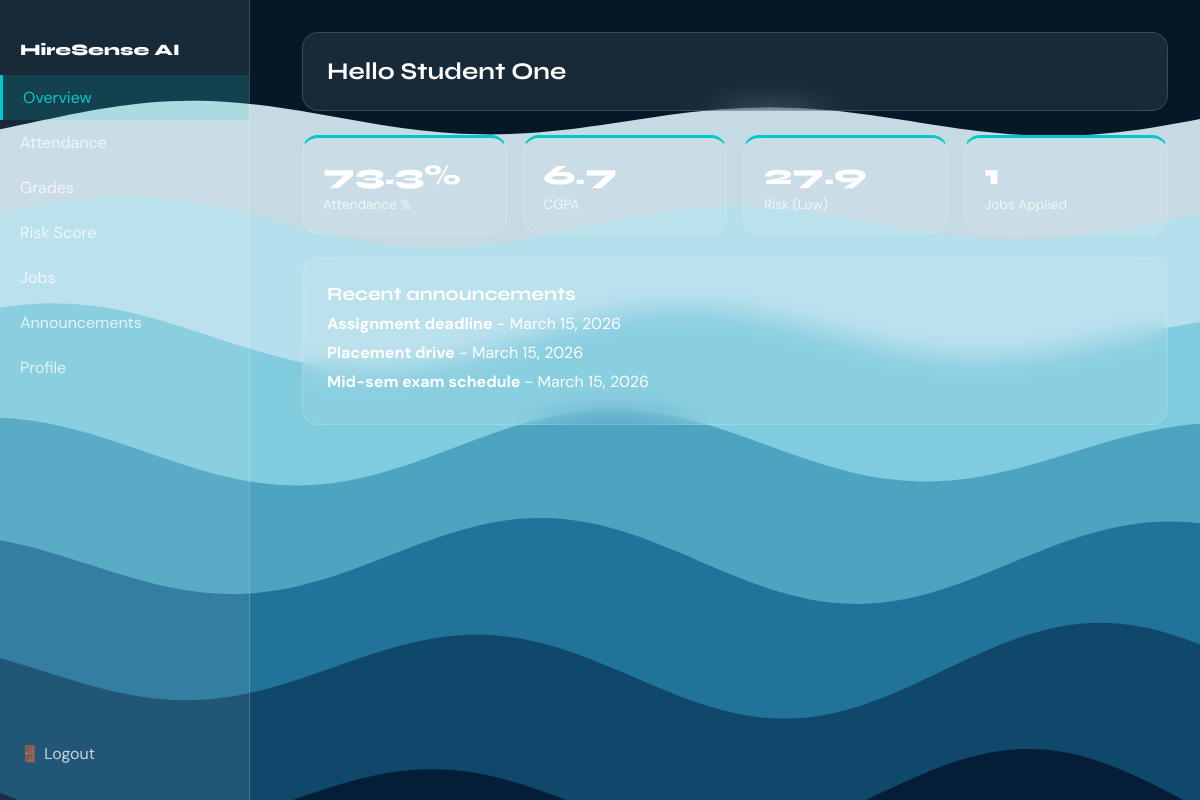
The page /student/dashboard/ (signed in) on the database its author committed.
### students/models.py (models this page shows, shortened)
class StudentProfile(models.Model):
    user = models.OneToOneField(settings.AUTH_USER_MODEL, on_delete=models.CASCADE, related_name='student_profile')
    roll_number = models.CharField(max_length=50, blank=True)
    branch = models.CharField(max_length=100, blank=True)
    year = models.IntegerField(default=1)
    semester = models.IntegerField(default=1)
    resume = models.FileField(upload_to='resumes/', blank=True, null=True)

### accounts/models.py (models this page shows, shortened)
class CustomUser(AbstractUser):
    ROLE_CHOICES = [
        ('student', 'Student'),
        ('faculty', 'Faculty'),
        ('company', 'Company'),
    ]
    role = models.CharField(max_length=20, choices=ROLE_CHOICES, default='student')
    phone = models.CharField(max_length=20, blank=True)
    profile_photo = models.ImageField(upload_to='profiles/', blank=True, null=True)
    college = models.CharField(max_length=200, blank=True)
    is_profile_complete = models.BooleanField(default=False)

### faculty/models.py (models this page shows, shortened)
class Announcement(models.Model):
    CATEGORY_CHOICES = [
        ('event', 'Event'),
        ('exam', 'Exam'),
        ('general', 'General'),
    ]
    posted_by = models.ForeignKey(settings.AUTH_USER_MODEL, on_delete=models.CASCADE, related_name='announcements')
    title = models.CharField(max_length=200)
    description = models.TextField(blank=True)
    category = models.CharField(max_length=20, choices=CATEGORY_CHOICES, default='general')
    created_at = models.DateTimeField(auto_now_add=True)
    is_active = models.BooleanField(default=True)
    class Meta:
        ordering = ['-created_at']

### students/views.py (the view)
# urls.py: path('dashboard/', views.dashboard, name='dashboard'),
@login_required
@role_required('student')
def dashboard(request):
    profile = get_student_profile(request.user)
    score, label = calculate_risk_score(profile)
    apps = JobApplication.objects.filter(applicant=request.user)
    announcements = Announcement.objects.filter(is_active=True)[:5]
    att = AttendanceRecord.objects.filter(student=profile)
    by_subject = att.values('subject').annotate(
        total=Count('id'),
        present=Count('id', filter=Q(status='present'))
    )
    total_held = sum(x['total'] for x in by_subject)
    total_att = sum(x['present'] for x in by_subject)
    attendance_pct = round((total_att / total_held * 100), 1) if total_held else 0
    grades = GradeRecord.objects.filter(student=profile)
    if grades.exists():
        cgpa = round(sum(g.total for g in grades) / grades.count() / 10, 2)
    else:
        cgpa = None
    return render(request, 'students/dashboard.html', {
        'profile': profile,
        'risk_score': score,
        'risk_label': label,
        'attendance_pct': attendance_pct,
        'cgpa': cgpa,
        'jobs_applied': apps.count(),
        'announcements': announcements,
    })

### students/models.py (called while the page is built)
    @property
    def total(self):
        return self.internal_marks + self.external_marks

### students/views.py (called while the page is built)
def get_student_profile(user):
    return get_object_or_404(StudentProfile, user=user)

### templates/students/dashboard.html
{% extends "base_dashboard.html" %}
{% block sidebar_links %}
  <a href="{% url 'students:dashboard' %}" class="active">Overview</a>
  <a href="{% url 'students:attendance' %}">Attendance</a>
  <a href="{% url 'students:grades' %}">Grades</a>
  <a href="{% url 'students:risk_score' %}">Risk Score</a>
  <a href="{% url 'students:job_board' %}">Jobs</a>
  <a href="{% url 'students:announcements' %}">Announcements</a>
  <a href="{% url 'accounts:profile' %}">Profile</a>
{% endblock %}
{% block dashboard_content %}
<div class="glass-card">
  <h2>Hello {{ profile.user.get_full_name|default:profile.user.email }}</h2>
</div>
<div class="stat-grid">
  <div class="stat-card"><div class="value">{{ attendance_pct }}%</div><div class="label">Attendance %</div></div>
  <div class="stat-card"><div class="value">{{ cgpa|default:"-" }}</div><div class="label">CGPA</div></div>
  <div class="stat-card"><div class="value">{{ risk_score }}</div><div class="label">Risk ({{ risk_label }})</div></div>
  <div class="stat-card"><div class="value">{{ jobs_applied }}</div><div class="label">Jobs Applied</div></div>
</div>
<div class="glass-card">
  <h3>Recent announcements</h3>
  {% for a in announcements %}
  <p style="margin: 0.5rem 0;"><strong>{{ a.title }}</strong> - {{ a.created_at|date }}</p>
  {% empty %}
  <p>No announcements.</p>
  {% endfor %}
</div>
{% endblock %}

### static/css/main.css (style rules this page uses)
:root { --teal: #00C9C8; --purple: #7C5CBF; --navy: #051828; --glass-bg: rgba(255,255,255,0.08); --glass-border: rgba(255,255,255,0.15); --text-primary: #FFFFFF; --text-secondary: rgba(255,255,255,0.75); }
* { box-sizing: border-box; margin: 0; padding: 0; }
html { scroll-behavior: smooth; }
body { font-family: 'DM Sans', system-ui, sans-serif; background: var(--navy); color: var(--text-primary); min-height: 100vh; -webkit-font-smoothing: antialiased; }
h1, h2, h3, h4, h5, h6 { font-family: 'Syne', sans-serif; font-weight: 700; }
.glass-card { background: var(--glass-bg); border: 1px solid var(--glass-border); backdrop-filter: blur(12px); -webkit-backdrop-filter: blur(12px); border-radius: 16px; padding: 24px; margin-bottom: 1.5rem; }
.dashboard-sidebar a, .dashboard-sidebar .sidebar-link { display: flex; align-items: center; gap: 0.75rem; padding: 0.75rem 1.25rem; color: var(--text-secondary); text-decoration: none; font-size: 1rem; transition: background 0.2s, color 0.2s; }
.dashboard-sidebar a.active { background: rgba(0,201,200,0.15); color: var(--teal); border-left: 3px solid var(--teal); }
.stat-grid { display: grid; grid-template-columns: repeat(auto-fit, minmax(160px, 1fr)); gap: 1rem; margin-bottom: 1.5rem; }
.stat-card { background: var(--glass-bg); border: 1px solid var(--glass-border); border-radius: 16px; padding: 1.25rem; border-top: 3px solid var(--teal); }
.stat-card .value { font-size: 1.75rem; font-weight: 800; font-family: 'Syne', sans-serif; }
.stat-card .label { font-size: 0.85rem; color: var(--text-secondary); margin-top: 0.25rem; }

### rows shown on the page
StudentProfile: user.get_full_name "Student One"
Announcement: title "Assignment deadline", created_at "March 15, 2026"
Announcement: title "Placement drive", created_at "March 15, 2026"
Announcement: title "Mid-sem exam schedule", created_at "March 15, 2026"

### other values the page prints
{{ attendance_pct }} "73.3"
{{ cgpa|default:"-" }} "6.7"
{{ risk_score }} "27.9"
{{ risk_label }} "Low"
{{ jobs_applied }} "1"
